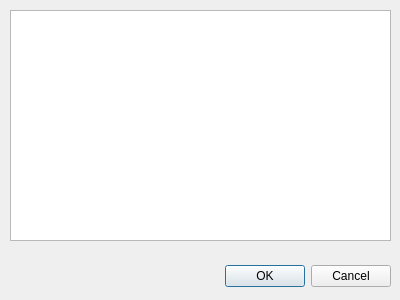
<?xml version="1.0" encoding="UTF-8"?>
<ui version="4.0">
 <class>other_questions</class>
 <widget class="QDialog" name="other_questions">
  <property name="geometry">
   <rect>
    <x>0</x>
    <y>0</y>
    <width>400</width>
    <height>300</height>
   </rect>
  </property>
  <property name="windowTitle">
   <string>Ответы остальных участников</string>
  </property>
  <widget class="QDialogButtonBox" name="buttonBox">
   <property name="geometry">
    <rect>
     <x>50</x>
     <y>260</y>
     <width>341</width>
     <height>32</height>
    </rect>
   </property>
   <property name="orientation">
    <enum>Qt::Horizontal</enum>
   </property>
   <property name="standardButtons">
    <set>QDialogButtonBox::Cancel|QDialogButtonBox::Ok</set>
   </property>
  </widget>
  <widget class="QTableWidget" name="answerTable">
   <property name="geometry">
    <rect>
     <x>10</x>
     <y>10</y>
     <width>381</width>
     <height>231</height>
    </rect>
   </property>
  </widget>
 </widget>
 <resources/>
 <connections>
  <connection>
   <sender>buttonBox</sender>
   <signal>accepted()</signal>
   <receiver>other_questions</receiver>
   <slot>accept()</slot>
   <hints>
    <hint type="sourcelabel">
     <x>248</x>
     <y>254</y>
    </hint>
    <hint type="destinationlabel">
     <x>157</x>
     <y>274</y>
    </hint>
   </hints>
  </connection>
  <connection>
   <sender>buttonBox</sender>
   <signal>rejected()</signal>
   <receiver>other_questions</receiver>
   <slot>reject()</slot>
   <hints>
    <hint type="sourcelabel">
     <x>316</x>
     <y>260</y>
    </hint>
    <hint type="destinationlabel">
     <x>286</x>
     <y>274</y>
    </hint>
   </hints>
  </connection>
 </connections>
</ui>
